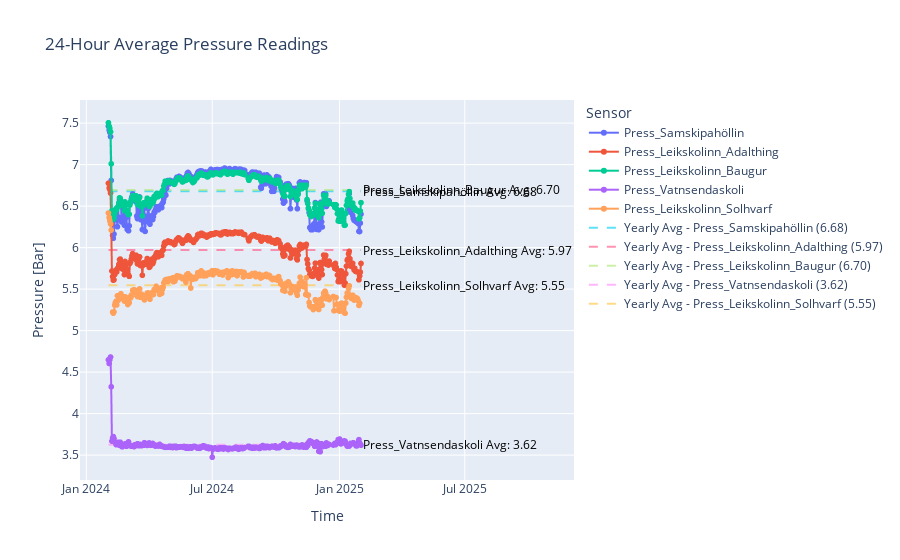

Notebook cell for this chart:
### Code cell
import pandas as pd
import plotly.express as px
import plotly.graph_objects as go

# Load the CSV file into a DataFrame
df = pd.read_csv("Frodi_IoT_Sensor_Vatnsendi.csv", parse_dates=["message_enqueued_time"])

# Set the time column as the index
df.set_index("message_enqueued_time", inplace=True)

# Drop rows between August 18 and August 22, 2024 (modify year if needed)
df = df[~df.index.to_series().between("2024-08-18", "2024-08-22")]

# Resample data to daily average (24-hour average)
df_daily_avg = df.resample('D').mean()

# Compute yearly average for each sensor
yearly_avg = df_daily_avg.mean()

# Convert DataFrame into long format for Plotly
df_melted = df_daily_avg.reset_index().melt(id_vars="message_enqueued_time", var_name="Sensor", value_name="Pressure")

# Create interactive line plot
fig = px.line(df_melted, 
              x="message_enqueued_time", 
              y="Pressure", 
              color="Sensor",
              markers=True,
              title="24-Hour Average Pressure Readings")

# Add yearly average as dashed horizontal lines with labels
annotations = []
for sensor, avg in yearly_avg.items():
    fig.add_trace(go.Scatter(
        x=df_melted["message_enqueued_time"], 
        y=[avg] * len(df_melted["message_enqueued_time"]),  
        mode="lines",
        name=f"Yearly Avg - {sensor} ({avg:.2f})",  # Display mean in legend
        line=dict(dash="dash", width=2),
        opacity=0.7
    ))

    # Add annotation for each sensor's yearly mean
    annotations.append(dict(
        x=df_melted["message_enqueued_time"].iloc[-1],  # Place at the end of the x-axis
        y=avg,
        text=f"{sensor} Avg: {avg:.2f}",
        showarrow=False,
        font=dict(size=12, color="black"),
        xanchor="left"
    ))

# Customize layout
fig.update_layout(
    xaxis_title="Time",
    yaxis_title="Pressure [Bar]",
    legend_title="Sensor",
    hovermode="x unified",
    annotations=annotations  # Add the annotations to the figure
)

# Show interactive plot
fig.show()

### Figure 1 — Plotly figure (JSON) as saved in the notebook; plotly's stock layout.template omitted (floating-point values rounded to 4 significant figures; data arrays with more than 128 entries replaced by an {"elided": "..."} marker saying what was removed)
{"data": [{"hovertemplate": "Sensor=Press_Samskipahöllin<br>message_enqueued_time=%{x}<br>Pressure=%{y}<extra></extra>", "legendgroup": "Press_Samskipahöllin", "line": {"color": "#636efa", "dash": "solid"}, "marker": {"symbol": "circle"}, "mode": "lines+markers", "name": "Press_Samskipahöllin", "showlegend": true, "type": "scattergl", "x": {"elided": "366 str values"}, "xaxis": "x", "y": {"elided": "366 float values"}, "yaxis": "y"}, {"hovertemplate": "Sensor=Press_Leikskolinn_Adalthing<br>message_enqueued_time=%{x}<br>Pressure=%{y}<extra></extra>", "legendgroup": "Press_Leikskolinn_Adalthing", "line": {"color": "#EF553B", "dash": "solid"}, "marker": {"symbol": "circle"}, "mode": "lines+markers", "name": "Press_Leikskolinn_Adalthing", "showlegend": true, "type": "scattergl", "x": {"elided": "366 str values"}, "xaxis": "x", "y": {"elided": "366 float values"}, "yaxis": "y"}, {"hovertemplate": "Sensor=Press_Leikskolinn_Baugur<br>message_enqueued_time=%{x}<br>Pressure=%{y}<extra></extra>", "legendgroup": "Press_Leikskolinn_Baugur", "line": {"color": "#00cc96", "dash": "solid"}, "marker": {"symbol": "circle"}, "mode": "lines+markers", "name": "Press_Leikskolinn_Baugur", "showlegend": true, "type": "scattergl", "x": {"elided": "366 str values"}, "xaxis": "x", "y": {"elided": "366 float values"}, "yaxis": "y"}, {"hovertemplate": "Sensor=Press_Vatnsendaskoli<br>message_enqueued_time=%{x}<br>Pressure=%{y}<extra></extra>", "legendgroup": "Press_Vatnsendaskoli", "line": {"color": "#ab63fa", "dash": "solid"}, "marker": {"symbol": "circle"}, "mode": "lines+markers", "name": "Press_Vatnsendaskoli", "showlegend": true, "type": "scattergl", "x": {"elided": "366 str values"}, "xaxis": "x", "y": {"elided": "366 float values"}, "yaxis": "y"}, {"hovertemplate": "Sensor=Press_Leikskolinn_Solhvarf<br>message_enqueued_time=%{x}<br>Pressure=%{y}<extra></extra>", "legendgroup": "Press_Leikskolinn_Solhvarf", "line": {"color": "#FFA15A", "dash": "solid"}, "marker": {"symbol": "circle"}, "mode": "lines+markers", "name": "Press_Leikskolinn_Solhvarf", "showlegend": true, "type": "scattergl", "x": {"elided": "366 str values"}, "xaxis": "x", "y": {"elided": "366 float values"}, "yaxis": "y"}, {"line": {"dash": "dash", "width": 2}, "mode": "lines", "name": "Yearly Avg - Press_Samskipahöllin (6.68)", "opacity": 0.7, "type": "scatter", "x": {"elided": "1830 str values"}, "y": {"elided": "1830 float values"}}, {"line": {"dash": "dash", "width": 2}, "mode": "lines", "name": "Yearly Avg - Press_Leikskolinn_Adalthing (5.97)", "opacity": 0.7, "type": "scatter", "x": {"elided": "1830 str values"}, "y": {"elided": "1830 float values"}}, {"line": {"dash": "dash", "width": 2}, "mode": "lines", "name": "Yearly Avg - Press_Leikskolinn_Baugur (6.70)", "opacity": 0.7, "type": "scatter", "x": {"elided": "1830 str values"}, "y": {"elided": "1830 float values"}}, {"line": {"dash": "dash", "width": 2}, "mode": "lines", "name": "Yearly Avg - Press_Vatnsendaskoli (3.62)", "opacity": 0.7, "type": "scatter", "x": {"elided": "1830 str values"}, "y": {"elided": "1830 float values"}}, {"line": {"dash": "dash", "width": 2}, "mode": "lines", "name": "Yearly Avg - Press_Leikskolinn_Solhvarf (5.55)", "opacity": 0.7, "type": "scatter", "x": {"elided": "1830 str values"}, "y": {"elided": "1830 float values"}}], "layout": {"annotations": [{"font": {"color": "black", "size": 12}, "showarrow": false, "text": "Press_Samskipahöllin Avg: 6.68", "x": "2025-02-01T00:00:00", "xanchor": "left", "y": 6.68}, {"font": {"color": "black", "size": 12}, "showarrow": false, "text": "Press_Leikskolinn_Adalthing Avg: 5.97", "x": "2025-02-01T00:00:00", "xanchor": "left", "y": 5.971}, {"font": {"color": "black", "size": 12}, "showarrow": false, "text": "Press_Leikskolinn_Baugur Avg: 6.70", "x": "2025-02-01T00:00:00", "xanchor": "left", "y": 6.695}, {"font": {"color": "black", "size": 12}, "showarrow": false, "text": "Press_Vatnsendaskoli Avg: 3.62", "x": "2025-02-01T00:00:00", "xanchor": "left", "y": 3.623}, {"font": {"color": "black", "size": 12}, "showarrow": false, "text": "Press_Leikskolinn_Solhvarf Avg: 5.55", "x": "2025-02-01T00:00:00", "xanchor": "left", "y": 5.546}], "hovermode": "x unified", "legend": {"title": {"text": "Sensor"}, "tracegroupgap": 0}, "title": {"text": "24-Hour Average Pressure Readings"}, "xaxis": {"anchor": "y", "domain": [0, 1], "title": {"text": "Time"}}, "yaxis": {"anchor": "x", "domain": [0, 1], "title": {"text": "Pressure [Bar]"}}}}
